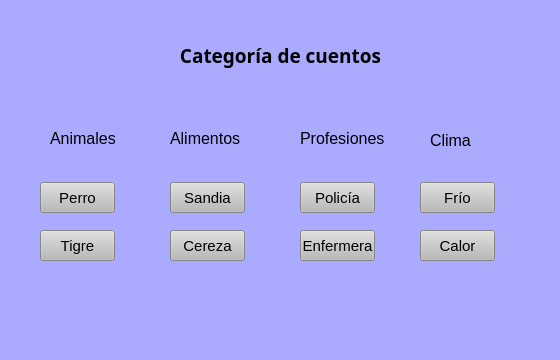
<?xml version="1.0" encoding="UTF-8"?>
<ui version="4.0">
 <class>MainWindow</class>
 <widget class="QMainWindow" name="MainWindow">
  <property name="geometry">
   <rect>
    <x>0</x>
    <y>0</y>
    <width>560</width>
    <height>360</height>
   </rect>
  </property>
  <property name="windowTitle">
   <string>MainWindow</string>
  </property>
  <property name="styleSheet">
   <string notr="true">background-color: rgb(170, 170, 255);</string>
  </property>
  <widget class="QWidget" name="centralwidget">
   <widget class="QLabel" name="label">
    <property name="geometry">
     <rect>
      <x>130</x>
      <y>40</y>
      <width>301</width>
      <height>31</height>
     </rect>
    </property>
    <property name="font">
     <font>
      <family>Segoe UI Black</family>
      <pointsize>14</pointsize>
      <weight>75</weight>
      <bold>true</bold>
     </font>
    </property>
    <property name="midLineWidth">
     <number>-4</number>
    </property>
    <property name="text">
     <string>Categoría de cuentos</string>
    </property>
    <property name="alignment">
     <set>Qt::AlignCenter</set>
    </property>
   </widget>
   <widget class="QPushButton" name="pushButton">
    <property name="geometry">
     <rect>
      <x>40</x>
      <y>182</y>
      <width>75</width>
      <height>31</height>
     </rect>
    </property>
    <property name="font">
     <font>
      <pointsize>11</pointsize>
     </font>
    </property>
    <property name="styleSheet">
     <string notr="true">background-color: rgb(186, 186, 186);</string>
    </property>
    <property name="text">
     <string>Perro</string>
    </property>
   </widget>
   <widget class="QPushButton" name="pushButton_2">
    <property name="geometry">
     <rect>
      <x>40</x>
      <y>230</y>
      <width>75</width>
      <height>31</height>
     </rect>
    </property>
    <property name="font">
     <font>
      <pointsize>11</pointsize>
     </font>
    </property>
    <property name="styleSheet">
     <string notr="true">background-color: rgb(186, 186, 186);</string>
    </property>
    <property name="text">
     <string>Tigre</string>
    </property>
   </widget>
   <widget class="QPushButton" name="pushButton_3">
    <property name="geometry">
     <rect>
      <x>170</x>
      <y>182</y>
      <width>75</width>
      <height>31</height>
     </rect>
    </property>
    <property name="font">
     <font>
      <pointsize>11</pointsize>
     </font>
    </property>
    <property name="styleSheet">
     <string notr="true">background-color: rgb(186, 186, 186);</string>
    </property>
    <property name="text">
     <string>Sandia</string>
    </property>
   </widget>
   <widget class="QPushButton" name="pushButton_4">
    <property name="geometry">
     <rect>
      <x>170</x>
      <y>230</y>
      <width>75</width>
      <height>31</height>
     </rect>
    </property>
    <property name="font">
     <font>
      <pointsize>11</pointsize>
     </font>
    </property>
    <property name="styleSheet">
     <string notr="true">background-color: rgb(186, 186, 186);</string>
    </property>
    <property name="text">
     <string>Cereza</string>
    </property>
   </widget>
   <widget class="QPushButton" name="pushButton_5">
    <property name="geometry">
     <rect>
      <x>300</x>
      <y>182</y>
      <width>75</width>
      <height>31</height>
     </rect>
    </property>
    <property name="font">
     <font>
      <pointsize>11</pointsize>
     </font>
    </property>
    <property name="styleSheet">
     <string notr="true">background-color: rgb(186, 186, 186);</string>
    </property>
    <property name="text">
     <string>Policía</string>
    </property>
   </widget>
   <widget class="QPushButton" name="pushButton_6">
    <property name="geometry">
     <rect>
      <x>300</x>
      <y>230</y>
      <width>75</width>
      <height>31</height>
     </rect>
    </property>
    <property name="font">
     <font>
      <pointsize>11</pointsize>
     </font>
    </property>
    <property name="styleSheet">
     <string notr="true">background-color: rgb(186, 186, 186);</string>
    </property>
    <property name="text">
     <string>Enfermera</string>
    </property>
   </widget>
   <widget class="QPushButton" name="pushButton_7">
    <property name="geometry">
     <rect>
      <x>420</x>
      <y>182</y>
      <width>75</width>
      <height>31</height>
     </rect>
    </property>
    <property name="font">
     <font>
      <pointsize>11</pointsize>
     </font>
    </property>
    <property name="styleSheet">
     <string notr="true">background-color: rgb(186, 186, 186);</string>
    </property>
    <property name="text">
     <string>Frío</string>
    </property>
   </widget>
   <widget class="QPushButton" name="pushButton_8">
    <property name="geometry">
     <rect>
      <x>420</x>
      <y>230</y>
      <width>75</width>
      <height>31</height>
     </rect>
    </property>
    <property name="font">
     <font>
      <pointsize>11</pointsize>
     </font>
    </property>
    <property name="styleSheet">
     <string notr="true">background-color: rgb(186, 186, 186);</string>
    </property>
    <property name="text">
     <string>Calor</string>
    </property>
   </widget>
   <widget class="QLabel" name="label_2">
    <property name="geometry">
     <rect>
      <x>50</x>
      <y>130</y>
      <width>71</width>
      <height>16</height>
     </rect>
    </property>
    <property name="font">
     <font>
      <pointsize>12</pointsize>
     </font>
    </property>
    <property name="text">
     <string>Animales</string>
    </property>
   </widget>
   <widget class="QLabel" name="label_3">
    <property name="geometry">
     <rect>
      <x>170</x>
      <y>130</y>
      <width>81</width>
      <height>16</height>
     </rect>
    </property>
    <property name="font">
     <font>
      <pointsize>12</pointsize>
     </font>
    </property>
    <property name="text">
     <string>Alimentos</string>
    </property>
   </widget>
   <widget class="QLabel" name="label_4">
    <property name="geometry">
     <rect>
      <x>300</x>
      <y>130</y>
      <width>91</width>
      <height>16</height>
     </rect>
    </property>
    <property name="font">
     <font>
      <pointsize>12</pointsize>
     </font>
    </property>
    <property name="text">
     <string>Profesiones</string>
    </property>
   </widget>
   <widget class="QLabel" name="label_5">
    <property name="geometry">
     <rect>
      <x>430</x>
      <y>130</y>
      <width>61</width>
      <height>21</height>
     </rect>
    </property>
    <property name="font">
     <font>
      <pointsize>12</pointsize>
     </font>
    </property>
    <property name="text">
     <string>Clima</string>
    </property>
   </widget>
  </widget>
  <widget class="QMenuBar" name="menubar">
   <property name="geometry">
    <rect>
     <x>0</x>
     <y>0</y>
     <width>560</width>
     <height>21</height>
    </rect>
   </property>
  </widget>
  <widget class="QStatusBar" name="statusbar"/>
 </widget>
 <resources/>
 <connections/>
</ui>
